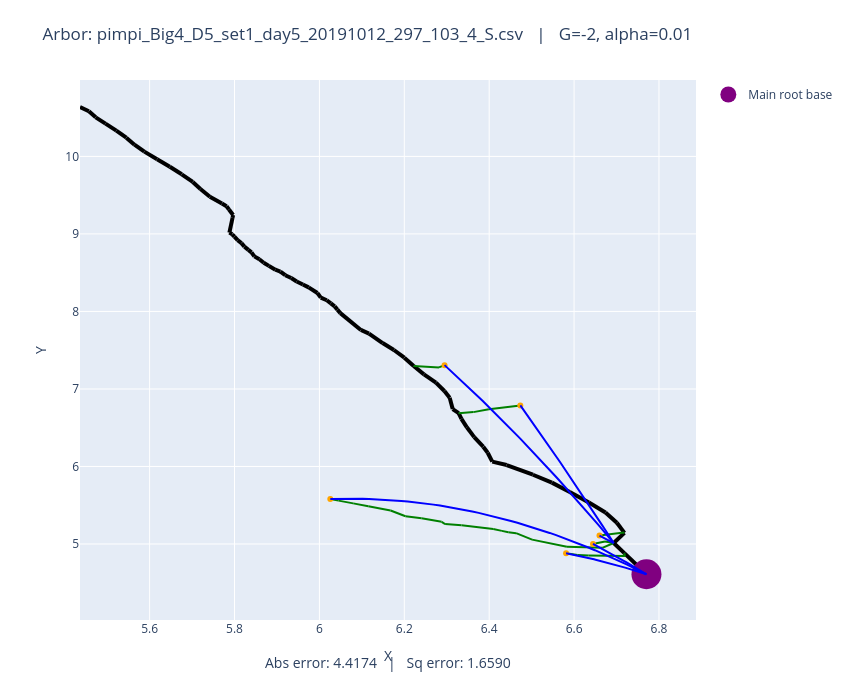

The code cell stored with this chart in its notebook:
### Code cell
# Plot both observed and optimized
plot_arbors(fname, -2, 0.01)

### Figure 1 — Plotly figure (JSON) as saved in the notebook; plotly's stock layout.template omitted (floating-point values rounded to 4 significant figures)
{"data": [{"line": {"color": "black", "width": 4}, "mode": "lines", "showlegend": false, "type": "scatter", "x": [6.77, 6.718], "y": [4.61, 4.882]}, {"line": {"color": "black", "width": 4}, "mode": "lines", "showlegend": false, "type": "scatter", "x": [6.718, 6.693], "y": [4.882, 5.013]}, {"line": {"color": "black", "width": 4}, "mode": "lines", "showlegend": false, "type": "scatter", "x": [6.693, 6.719], "y": [5.013, 5.144]}, {"line": {"color": "black", "width": 4}, "mode": "lines", "showlegend": false, "type": "scatter", "x": [6.719, 6.701], "y": [5.144, 5.274]}, {"line": {"color": "black", "width": 4}, "mode": "lines", "showlegend": false, "type": "scatter", "x": [6.701, 6.674], "y": [5.274, 5.406]}, {"line": {"color": "black", "width": 4}, "mode": "lines", "showlegend": false, "type": "scatter", "x": [6.674, 6.635], "y": [5.406, 5.536]}, {"line": {"color": "black", "width": 4}, "mode": "lines", "showlegend": false, "type": "scatter", "x": [6.635, 6.59], "y": [5.536, 5.672]}, {"line": {"color": "black", "width": 4}, "mode": "lines", "showlegend": false, "type": "scatter", "x": [6.59, 6.548], "y": [5.672, 5.792]}, {"line": {"color": "black", "width": 4}, "mode": "lines", "showlegend": false, "type": "scatter", "x": [6.548, 6.503], "y": [5.792, 5.894]}, {"line": {"color": "black", "width": 4}, "mode": "lines", "showlegend": false, "type": "scatter", "x": [6.503, 6.441], "y": [5.894, 6.019]}, {"line": {"color": "black", "width": 4}, "mode": "lines", "showlegend": false, "type": "scatter", "x": [6.441, 6.407], "y": [6.019, 6.063]}, {"line": {"color": "black", "width": 4}, "mode": "lines", "showlegend": false, "type": "scatter", "x": [6.407, 6.396], "y": [6.063, 6.177]}, {"line": {"color": "black", "width": 4}, "mode": "lines", "showlegend": false, "type": "scatter", "x": [6.396, 6.386], "y": [6.177, 6.255]}, {"line": {"color": "black", "width": 4}, "mode": "lines", "showlegend": false, "type": "scatter", "x": [6.386, 6.365], "y": [6.255, 6.379]}, {"line": {"color": "black", "width": 4}, "mode": "lines", "showlegend": false, "type": "scatter", "x": [6.365, 6.347], "y": [6.379, 6.505]}, {"line": {"color": "black", "width": 4}, "mode": "lines", "showlegend": false, "type": "scatter", "x": [6.347, 6.335], "y": [6.505, 6.615]}, {"line": {"color": "black", "width": 4}, "mode": "lines", "showlegend": false, "type": "scatter", "x": [6.335, 6.328], "y": [6.615, 6.688]}, {"line": {"color": "black", "width": 4}, "mode": "lines", "showlegend": false, "type": "scatter", "x": [6.328, 6.314], "y": [6.688, 6.741]}, {"line": {"color": "black", "width": 4}, "mode": "lines", "showlegend": false, "type": "scatter", "x": [6.314, 6.307], "y": [6.741, 6.888]}, {"line": {"color": "black", "width": 4}, "mode": "lines", "showlegend": false, "type": "scatter", "x": [6.307, 6.294], "y": [6.888, 6.973]}, {"line": {"color": "black", "width": 4}, "mode": "lines", "showlegend": false, "type": "scatter", "x": [6.294, 6.275], "y": [6.973, 7.082]}, {"line": {"color": "black", "width": 4}, "mode": "lines", "showlegend": false, "type": "scatter", "x": [6.275, 6.246], "y": [7.082, 7.188]}, {"line": {"color": "black", "width": 4}, "mode": "lines", "showlegend": false, "type": "scatter", "x": [6.246, 6.222], "y": [7.188, 7.296]}, {"line": {"color": "black", "width": 4}, "mode": "lines", "showlegend": false, "type": "scatter", "x": [6.222, 6.2], "y": [7.296, 7.404]}, {"line": {"color": "black", "width": 4}, "mode": "lines", "showlegend": false, "type": "scatter", "x": [6.2, 6.176], "y": [7.404, 7.502]}, {"line": {"color": "black", "width": 4}, "mode": "lines", "showlegend": false, "type": "scatter", "x": [6.176, 6.149], "y": [7.502, 7.592]}, {"line": {"color": "black", "width": 4}, "mode": "lines", "showlegend": false, "type": "scatter", "x": [6.149, 6.117], "y": [7.592, 7.715]}, {"line": {"color": "black", "width": 4}, "mode": "lines", "showlegend": false, "type": "scatter", "x": [6.117, 6.098], "y": [7.715, 7.761]}, {"line": {"color": "black", "width": 4}, "mode": "lines", "showlegend": false, "type": "scatter", "x": [6.098, 6.049], "y": [7.761, 7.978]}, {"line": {"color": "black", "width": 4}, "mode": "lines", "showlegend": false, "type": "scatter", "x": [6.049, 6.042], "y": [7.978, 8.023]}, {"line": {"color": "black", "width": 4}, "mode": "lines", "showlegend": false, "type": "scatter", "x": [6.042, 6.036], "y": [8.023, 8.065]}, {"line": {"color": "black", "width": 4}, "mode": "lines", "showlegend": false, "type": "scatter", "x": [6.036, 6.027], "y": [8.065, 8.104]}, {"line": {"color": "black", "width": 4}, "mode": "lines", "showlegend": false, "type": "scatter", "x": [6.027, 6.017], "y": [8.104, 8.145]}, {"line": {"color": "black", "width": 4}, "mode": "lines", "showlegend": false, "type": "scatter", "x": [6.017, 6.003], "y": [8.145, 8.179]}, {"line": {"color": "black", "width": 4}, "mode": "lines", "showlegend": false, "type": "scatter", "x": [6.003, 5.995], "y": [8.179, 8.238]}, {"line": {"color": "black", "width": 4}, "mode": "lines", "showlegend": false, "type": "scatter", "x": [5.995, 5.975], "y": [8.238, 8.31]}, {"line": {"color": "black", "width": 4}, "mode": "lines", "showlegend": false, "type": "scatter", "x": [5.975, 5.961], "y": [8.31, 8.347]}, {"line": {"color": "black", "width": 4}, "mode": "lines", "showlegend": false, "type": "scatter", "x": [5.961, 5.946], "y": [8.347, 8.387]}, {"line": {"color": "black", "width": 4}, "mode": "lines", "showlegend": false, "type": "scatter", "x": [5.946, 5.934], "y": [8.387, 8.431]}, {"line": {"color": "black", "width": 4}, "mode": "lines", "showlegend": false, "type": "scatter", "x": [5.934, 5.92], "y": [8.431, 8.467]}, {"line": {"color": "black", "width": 4}, "mode": "lines", "showlegend": false, "type": "scatter", "x": [5.92, 5.908], "y": [8.467, 8.515]}, {"line": {"color": "black", "width": 4}, "mode": "lines", "showlegend": false, "type": "scatter", "x": [5.908, 5.896], "y": [8.515, 8.538]}, {"line": {"color": "black", "width": 4}, "mode": "lines", "showlegend": false, "type": "scatter", "x": [5.896, 5.881], "y": [8.538, 8.588]}, {"line": {"color": "black", "width": 4}, "mode": "lines", "showlegend": false, "type": "scatter", "x": [5.881, 5.869], "y": [8.588, 8.629]}, {"line": {"color": "black", "width": 4}, "mode": "lines", "showlegend": false, "type": "scatter", "x": [5.869, 5.859], "y": [8.629, 8.673]}, {"line": {"color": "black", "width": 4}, "mode": "lines", "showlegend": false, "type": "scatter", "x": [5.859, 5.847], "y": [8.673, 8.711]}, {"line": {"color": "black", "width": 4}, "mode": "lines", "showlegend": false, "type": "scatter", "x": [5.847, 5.84], "y": [8.711, 8.762]}, {"line": {"color": "black", "width": 4}, "mode": "lines", "showlegend": false, "type": "scatter", "x": [5.84, 5.833], "y": [8.762, 8.795]}, {"line": {"color": "black", "width": 4}, "mode": "lines", "showlegend": false, "type": "scatter", "x": [5.833, 5.823], "y": [8.795, 8.836]}, {"line": {"color": "black", "width": 4}, "mode": "lines", "showlegend": false, "type": "scatter", "x": [5.823, 5.816], "y": [8.836, 8.881]}, {"line": {"color": "black", "width": 4}, "mode": "lines", "showlegend": false, "type": "scatter", "x": [5.816, 5.807], "y": [8.881, 8.919]}, {"line": {"color": "black", "width": 4}, "mode": "lines", "showlegend": false, "type": "scatter", "x": [5.807, 5.8], "y": [8.919, 8.964]}, {"line": {"color": "black", "width": 4}, "mode": "lines", "showlegend": false, "type": "scatter", "x": [5.8, 5.795], "y": [8.964, 8.995]}, {"line": {"color": "black", "width": 4}, "mode": "lines", "showlegend": false, "type": "scatter", "x": [5.795, 5.788], "y": [8.995, 9.017]}, {"line": {"color": "black", "width": 4}, "mode": "lines", "showlegend": false, "type": "scatter", "x": [5.788, 5.795], "y": [9.017, 9.208]}, {"line": {"color": "black", "width": 4}, "mode": "lines", "showlegend": false, "type": "scatter", "x": [5.795, 5.797], "y": [9.208, 9.244]}, {"line": {"color": "black", "width": 4}, "mode": "lines", "showlegend": false, "type": "scatter", "x": [5.797, 5.787], "y": [9.244, 9.315]}, {"line": {"color": "black", "width": 4}, "mode": "lines", "showlegend": false, "type": "scatter", "x": [5.787, 5.781], "y": [9.315, 9.357]}, {"line": {"color": "black", "width": 4}, "mode": "lines", "showlegend": false, "type": "scatter", "x": [5.781, 5.77], "y": [9.357, 9.392]}, {"line": {"color": "black", "width": 4}, "mode": "lines", "showlegend": false, "type": "scatter", "x": [5.77, 5.742], "y": [9.392, 9.479]}, {"line": {"color": "black", "width": 4}, "mode": "lines", "showlegend": false, "type": "scatter", "x": [5.742, 5.72], "y": [9.479, 9.58]}, {"line": {"color": "black", "width": 4}, "mode": "lines", "showlegend": false, "type": "scatter", "x": [5.72, 5.702], "y": [9.58, 9.671]}, {"line": {"color": "black", "width": 4}, "mode": "lines", "showlegend": false, "type": "scatter", "x": [5.702, 5.676], "y": [9.671, 9.77]}, {"line": {"color": "black", "width": 4}, "mode": "lines", "showlegend": false, "type": "scatter", "x": [5.676, 5.648], "y": [9.77, 9.867]}, {"line": {"color": "black", "width": 4}, "mode": "lines", "showlegend": false, "type": "scatter", "x": [5.648, 5.618], "y": [9.867, 9.965]}, {"line": {"color": "black", "width": 4}, "mode": "lines", "showlegend": false, "type": "scatter", "x": [5.618, 5.588], "y": [9.965, 10.06]}, {"line": {"color": "black", "width": 4}, "mode": "lines", "showlegend": false, "type": "scatter", "x": [5.588, 5.564], "y": [10.06, 10.15]}, {"line": {"color": "black", "width": 4}, "mode": "lines", "showlegend": false, "type": "scatter", "x": [5.564, 5.545], "y": [10.15, 10.24]}, {"line": {"color": "black", "width": 4}, "mode": "lines", "showlegend": false, "type": "scatter", "x": [5.545, 5.522], "y": [10.24, 10.33]}, {"line": {"color": "black", "width": 4}, "mode": "lines", "showlegend": false, "type": "scatter", "x": [5.522, 5.496], "y": [10.33, 10.42]}, {"line": {"color": "black", "width": 4}, "mode": "lines", "showlegend": false, "type": "scatter", "x": [5.496, 5.473], "y": [10.42, 10.5]}, {"line": {"color": "black", "width": 4}, "mode": "lines", "showlegend": false, "type": "scatter", "x": [5.473, 5.457], "y": [10.5, 10.58]}, {"line": {"color": "black", "width": 4}, "mode": "lines", "showlegend": false, "type": "scatter", "x": [5.457, 5.436], "y": [10.58, 10.64]}, {"line": {"color": "green", "width": 2}, "mode": "lines", "showlegend": false, "type": "scatter", "x": [6.66, 6.717], "y": [5.109, 5.147]}, {"line": {"color": "green", "width": 2}, "mode": "lines", "showlegend": false, "type": "scatter", "x": [6.717, 6.719], "y": [5.147, 5.144]}, {"line": {"color": "green", "width": 2}, "mode": "lines", "showlegend": false, "type": "scatter", "x": [6.645, 6.673], "y": [5.001, 5.034]}, {"line": {"color": "green", "width": 2}, "mode": "lines", "showlegend": false, "type": "scatter", "x": [6.673, 6.693], "y": [5.034, 5.013]}, {"line": {"color": "green", "width": 2}, "mode": "lines", "showlegend": false, "type": "scatter", "x": [6.026, 6.045], "y": [5.581, 5.559]}, {"line": {"color": "green", "width": 2}, "mode": "lines", "showlegend": false, "type": "scatter", "x": [6.045, 6.08], "y": [5.559, 5.524]}, {"line": {"color": "green", "width": 2}, "mode": "lines", "showlegend": false, "type": "scatter", "x": [6.08, 6.115], "y": [5.524, 5.486]}, {"line": {"color": "green", "width": 2}, "mode": "lines", "showlegend": false, "type": "scatter", "x": [6.115, 6.168], "y": [5.486, 5.433]}, {"line": {"color": "green", "width": 2}, "mode": "lines", "showlegend": false, "type": "scatter", "x": [6.168, 6.203], "y": [5.433, 5.358]}, {"line": {"color": "green", "width": 2}, "mode": "lines", "showlegend": false, "type": "scatter", "x": [6.203, 6.241], "y": [5.358, 5.332]}, {"line": {"color": "green", "width": 2}, "mode": "lines", "showlegend": false, "type": "scatter", "x": [6.241, 6.288], "y": [5.332, 5.286]}, {"line": {"color": "green", "width": 2}, "mode": "lines", "showlegend": false, "type": "scatter", "x": [6.288, 6.296], "y": [5.286, 5.257]}, {"line": {"color": "green", "width": 2}, "mode": "lines", "showlegend": false, "type": "scatter", "x": [6.296, 6.335], "y": [5.257, 5.241]}, {"line": {"color": "green", "width": 2}, "mode": "lines", "showlegend": false, "type": "scatter", "x": [6.335, 6.41], "y": [5.241, 5.194]}, {"line": {"color": "green", "width": 2}, "mode": "lines", "showlegend": false, "type": "scatter", "x": [6.41, 6.43], "y": [5.194, 5.169]}, {"line": {"color": "green", "width": 2}, "mode": "lines", "showlegend": false, "type": "scatter", "x": [6.43, 6.445], "y": [5.169, 5.151]}, {"line": {"color": "green", "width": 2}, "mode": "lines", "showlegend": false, "type": "scatter", "x": [6.445, 6.463], "y": [5.151, 5.14]}, {"line": {"color": "green", "width": 2}, "mode": "lines", "showlegend": false, "type": "scatter", "x": [6.463, 6.501], "y": [5.14, 5.056]}, {"line": {"color": "green", "width": 2}, "mode": "lines", "showlegend": false, "type": "scatter", "x": [6.501, 6.583], "y": [5.056, 4.963]}, {"line": {"color": "green", "width": 2}, "mode": "lines", "showlegend": false, "type": "scatter", "x": [6.583, 6.667], "y": [4.963, 4.951]}, {"line": {"color": "green", "width": 2}, "mode": "lines", "showlegend": false, "type": "scatter", "x": [6.667, 6.693], "y": [4.951, 5.013]}, {"line": {"color": "green", "width": 2}, "mode": "lines", "showlegend": false, "type": "scatter", "x": [6.581, 6.608], "y": [4.88, 4.86]}, {"line": {"color": "green", "width": 2}, "mode": "lines", "showlegend": false, "type": "scatter", "x": [6.608, 6.634], "y": [4.86, 4.851]}, {"line": {"color": "green", "width": 2}, "mode": "lines", "showlegend": false, "type": "scatter", "x": [6.634, 6.72], "y": [4.851, 4.845]}, {"line": {"color": "green", "width": 2}, "mode": "lines", "showlegend": false, "type": "scatter", "x": [6.72, 6.718], "y": [4.845, 4.882]}, {"line": {"color": "green", "width": 2}, "mode": "lines", "showlegend": false, "type": "scatter", "x": [6.295, 6.282], "y": [7.307, 7.278]}, {"line": {"color": "green", "width": 2}, "mode": "lines", "showlegend": false, "type": "scatter", "x": [6.282, 6.222], "y": [7.278, 7.296]}, {"line": {"color": "green", "width": 2}, "mode": "lines", "showlegend": false, "type": "scatter", "x": [6.473, 6.399], "y": [6.788, 6.737]}, {"line": {"color": "green", "width": 2}, "mode": "lines", "showlegend": false, "type": "scatter", "x": [6.399, 6.363], "y": [6.737, 6.701]}, {"line": {"color": "green", "width": 2}, "mode": "lines", "showlegend": false, "type": "scatter", "x": [6.363, 6.328], "y": [6.701, 6.688]}, {"marker": {"color": "orange"}, "mode": "markers", "showlegend": false, "type": "scatter", "x": [6.66], "y": [5.109]}, {"marker": {"color": "orange"}, "mode": "markers", "showlegend": false, "type": "scatter", "x": [6.645], "y": [5.001]}, {"marker": {"color": "orange"}, "mode": "markers", "showlegend": false, "type": "scatter", "x": [6.026], "y": [5.581]}, {"marker": {"color": "orange"}, "mode": "markers", "showlegend": false, "type": "scatter", "x": [6.581], "y": [4.88]}, {"marker": {"color": "orange"}, "mode": "markers", "showlegend": false, "type": "scatter", "x": [6.295], "y": [7.307]}, {"marker": {"color": "orange"}, "mode": "markers", "showlegend": false, "type": "scatter", "x": [6.473], "y": [6.788]}, {"marker": {"color": "purple", "size": 30}, "mode": "markers", "name": "Main root base", "type": "scatter", "x": [6.77], "y": [4.61]}, {"line": {"color": "blue"}, "mode": "lines", "showlegend": false, "type": "scatter", "x": [6.66, 6.661, 6.661, 6.662, 6.663, 6.663, 6.664, 6.665, 6.665, 6.666, 6.667, 6.667, 6.668, 6.669, 6.669, 6.67, 6.671, 6.671, 6.672, 6.673, 6.674, 6.674, 6.675, 6.676, 6.676, 6.677, 6.678, 6.678, 6.679, 6.68, 6.68, 6.681, 6.682, 6.682, 6.683, 6.684, 6.684, 6.685, 6.686, 6.686, 6.687, 6.688, 6.689, 6.689, 6.69, 6.691, 6.691, 6.692, 6.693, 6.693], "y": [5.109, 5.107, 5.106, 5.104, 5.102, 5.1, 5.098, 5.096, 5.094, 5.092, 5.09, 5.088, 5.086, 5.084, 5.082, 5.08, 5.078, 5.076, 5.074, 5.072, 5.07, 5.068, 5.067, 5.065, 5.063, 5.061, 5.059, 5.057, 5.055, 5.053, 5.051, 5.049, 5.047, 5.045, 5.043, 5.041, 5.039, 5.037, 5.035, 5.033, 5.031, 5.029, 5.027, 5.025, 5.023, 5.021, 5.019, 5.017, 5.015, 5.013]}, {"line": {"color": "blue"}, "mode": "lines", "showlegend": false, "type": "scatter", "x": [6.645, 6.647, 6.65, 6.652, 6.655, 6.657, 6.66, 6.663, 6.665, 6.668, 6.67, 6.673, 6.675, 6.678, 6.681, 6.683, 6.686, 6.688, 6.691, 6.693, 6.696, 6.699, 6.701, 6.704, 6.706, 6.709, 6.711, 6.714, 6.717, 6.719, 6.722, 6.724, 6.727, 6.729, 6.732, 6.735, 6.737, 6.74, 6.742, 6.745, 6.747, 6.75, 6.752, 6.755, 6.758, 6.76, 6.763, 6.765, 6.768, 6.77], "y": [5.001, 4.994, 4.986, 4.979, 4.971, 4.964, 4.956, 4.949, 4.941, 4.934, 4.926, 4.919, 4.911, 4.903, 4.896, 4.888, 4.88, 4.872, 4.865, 4.857, 4.849, 4.841, 4.833, 4.825, 4.817, 4.809, 4.801, 4.793, 4.785, 4.777, 4.769, 4.761, 4.753, 4.744, 4.736, 4.728, 4.72, 4.711, 4.703, 4.695, 4.686, 4.678, 4.67, 4.661, 4.653, 4.644, 4.636, 4.627, 4.618, 4.61]}, {"line": {"color": "blue"}, "mode": "lines", "showlegend": false, "type": "scatter", "x": [6.026, 6.041, 6.056, 6.071, 6.086, 6.102, 6.117, 6.132, 6.147, 6.162, 6.178, 6.193, 6.208, 6.223, 6.238, 6.254, 6.269, 6.284, 6.299, 6.314, 6.33, 6.345, 6.36, 6.375, 6.39, 6.406, 6.421, 6.436, 6.451, 6.466, 6.482, 6.497, 6.512, 6.527, 6.542, 6.558, 6.573, 6.588, 6.603, 6.618, 6.634, 6.649, 6.664, 6.679, 6.694, 6.71, 6.725, 6.74, 6.755, 6.77], "y": [5.581, 5.584, 5.585, 5.585, 5.585, 5.584, 5.581, 5.578, 5.574, 5.569, 5.563, 5.556, 5.548, 5.54, 5.53, 5.519, 5.508, 5.496, 5.482, 5.468, 5.453, 5.437, 5.42, 5.402, 5.383, 5.363, 5.342, 5.32, 5.298, 5.274, 5.25, 5.224, 5.198, 5.171, 5.143, 5.114, 5.084, 5.053, 5.021, 4.988, 4.955, 4.92, 4.884, 4.848, 4.811, 4.772, 4.733, 4.693, 4.652, 4.61]}, {"line": {"color": "blue"}, "mode": "lines", "showlegend": false, "type": "scatter", "x": [6.581, 6.585, 6.589, 6.593, 6.597, 6.6, 6.604, 6.608, 6.612, 6.616, 6.62, 6.624, 6.628, 6.631, 6.635, 6.639, 6.643, 6.647, 6.651, 6.655, 6.658, 6.662, 6.666, 6.67, 6.674, 6.678, 6.682, 6.685, 6.689, 6.693, 6.697, 6.701, 6.705, 6.709, 6.713, 6.716, 6.72, 6.724, 6.728, 6.732, 6.736, 6.74, 6.743, 6.747, 6.751, 6.755, 6.759, 6.763, 6.767, 6.77], "y": [4.88, 4.876, 4.872, 4.868, 4.864, 4.859, 4.855, 4.85, 4.846, 4.841, 4.837, 4.832, 4.827, 4.822, 4.818, 4.813, 4.808, 4.803, 4.798, 4.792, 4.787, 4.782, 4.777, 4.771, 4.766, 4.76, 4.755, 4.749, 4.743, 4.737, 4.732, 4.726, 4.72, 4.714, 4.708, 4.702, 4.696, 4.689, 4.683, 4.677, 4.67, 4.664, 4.657, 4.651, 4.644, 4.637, 4.63, 4.624, 4.617, 4.61]}, {"line": {"color": "blue"}, "mode": "lines", "showlegend": false, "type": "scatter", "x": [6.295, 6.303, 6.311, 6.319, 6.327, 6.336, 6.344, 6.352, 6.36, 6.368, 6.376, 6.384, 6.392, 6.401, 6.409, 6.417, 6.425, 6.433, 6.441, 6.449, 6.457, 6.466, 6.474, 6.482, 6.49, 6.498, 6.506, 6.514, 6.523, 6.531, 6.539, 6.547, 6.555, 6.563, 6.571, 6.579, 6.588, 6.596, 6.604, 6.612, 6.62, 6.628, 6.636, 6.645, 6.653, 6.661, 6.669, 6.677, 6.685, 6.693], "y": [7.307, 7.267, 7.226, 7.185, 7.144, 7.102, 7.06, 7.018, 6.976, 6.933, 6.891, 6.848, 6.804, 6.76, 6.717, 6.672, 6.628, 6.583, 6.538, 6.493, 6.447, 6.402, 6.356, 6.309, 6.263, 6.216, 6.169, 6.122, 6.074, 6.026, 5.978, 5.929, 5.881, 5.832, 5.783, 5.733, 5.683, 5.633, 5.583, 5.533, 5.482, 5.431, 5.379, 5.328, 5.276, 5.224, 5.171, 5.119, 5.066, 5.013]}, {"line": {"color": "blue"}, "mode": "lines", "showlegend": false, "type": "scatter", "x": [6.473, 6.478, 6.482, 6.487, 6.491, 6.496, 6.5, 6.505, 6.509, 6.514, 6.518, 6.523, 6.527, 6.532, 6.536, 6.541, 6.545, 6.55, 6.554, 6.559, 6.563, 6.568, 6.572, 6.577, 6.581, 6.586, 6.59, 6.595, 6.599, 6.604, 6.608, 6.613, 6.617, 6.622, 6.626, 6.63, 6.635, 6.639, 6.644, 6.648, 6.653, 6.657, 6.662, 6.666, 6.671, 6.675, 6.68, 6.684, 6.689, 6.693], "y": [6.788, 6.754, 6.719, 6.685, 6.65, 6.616, 6.581, 6.546, 6.511, 6.477, 6.442, 6.406, 6.371, 6.336, 6.301, 6.265, 6.23, 6.194, 6.158, 6.123, 6.087, 6.051, 6.015, 5.979, 5.943, 5.906, 5.87, 5.834, 5.797, 5.761, 5.724, 5.687, 5.651, 5.614, 5.577, 5.54, 5.503, 5.465, 5.428, 5.391, 5.353, 5.316, 5.278, 5.241, 5.203, 5.165, 5.127, 5.089, 5.051, 5.013]}], "layout": {"annotations": [{"font": {"size": 14}, "showarrow": false, "text": "Abs error: 4.4174   |   Sq error: 1.6590", "x": 0.5, "xref": "paper", "y": -0.1, "yref": "paper"}], "height": 700, "margin": {"b": 80, "t": 80}, "title": {"text": "Arbor: pimpi_Big4_D5_set1_day5_20191012_297_103_4_S.csv   |   G=-2, alpha=0.01"}, "width": 850, "xaxis": {"autorange": true, "range": [5.436, 6.888], "title": {"text": "X"}, "type": "linear"}, "yaxis": {"autorange": true, "range": [4.02, 10.99], "title": {"text": "Y"}, "type": "linear"}}}
